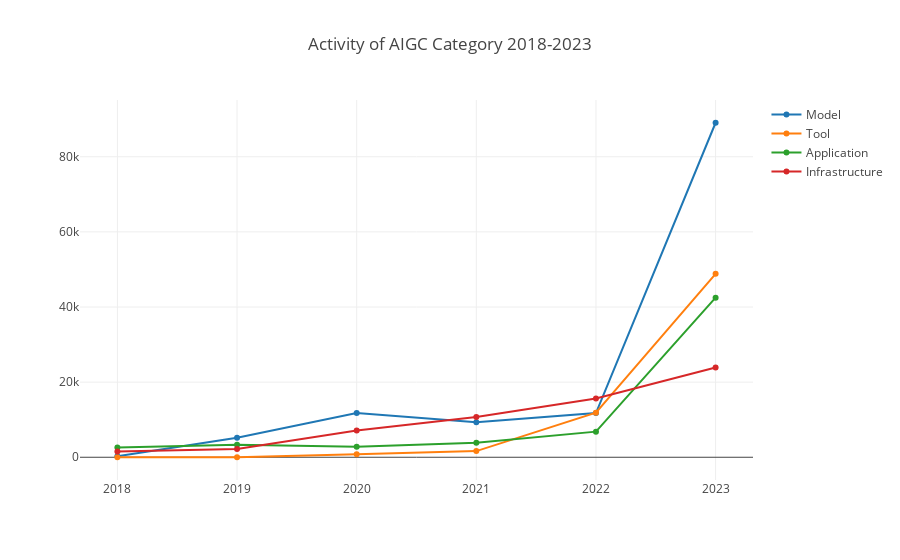

Write notebook code for a chart like this one.
### Code cell
openDigger.index.activity.getRepoActivity({
    labelUnion: [':technology/ai/generative_ai'],
    startYear: 2018, endYear: 2023, endMonth: 12,
    groupBy: 'Tech-3',
    groupTimeRange: 'year',
    order: 'DESC',
    limit: -1
}).then(data => {
    var data = data.filter(i => i.id.startsWith(':technology/ai/generative_ai'));
    openDigger.render.plotly(data.map(row => {
        return {
            x: years,
            y: row.activity,
            name: row.name
        };
    }), {title: `Activity of AIGC Category 2018-2023`, xaxis: { type: 'category' }});
})

### Figure 1 — Plotly figure (JSON) as saved in the notebook; plotly's stock layout.template omitted (floating-point values rounded to 4 significant figures)
{"data": [{"name": "Model", "x": [2018, 2019, 2020, 2021, 2022, 2023], "y": [245.0, 5192.0, 11800.0, 9315.0, 11770.0, 89060.0]}, {"name": "Tool", "x": [2018, 2019, 2020, 2021, 2022, 2023], "y": [0, 0, 794.7, 1640.0, 11850.0, 48830.0]}, {"name": "Application", "x": [2018, 2019, 2020, 2021, 2022, 2023], "y": [2571.0, 3327.0, 2816.0, 3871.0, 6814.0, 42480.0]}, {"name": "Infrastructure", "x": [2018, 2019, 2020, 2021, 2022, 2023], "y": [1542.0, 2166.0, 7093.0, 10720.0, 15630.0, 23890.0]}], "layout": {"autosize": true, "title": {"text": "Activity of AIGC Category 2018-2023"}, "xaxis": {"autorange": true, "range": [-0.2987, 5.299], "type": "category"}, "yaxis": {"autorange": true, "range": [-7349.0, 96400.0], "type": "linear"}}}
